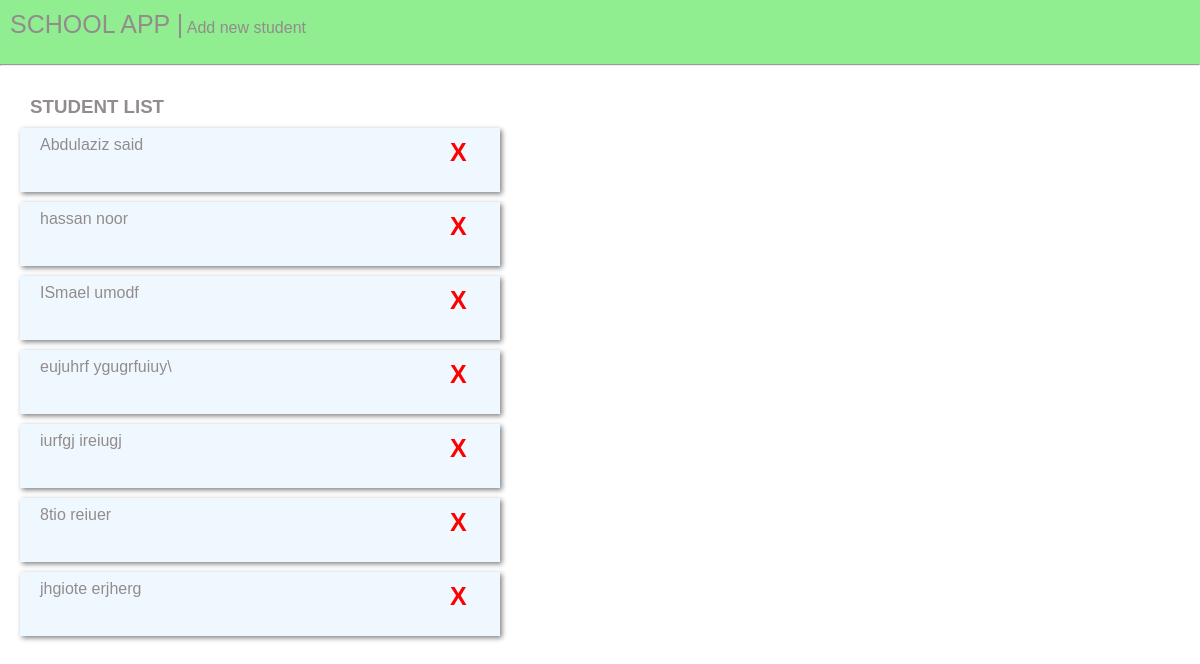
The page / on the database its author committed.
### studapp/models.py (models this page shows, shortened)
class Student(models.Model):
    fname=models.CharField(max_length=100)
    lname=models.CharField(max_length=100)
    form=models.CharField(max_length=10)
    dorm=models.CharField(max_length=100)
    parent_name=models.CharField(max_length=100)

### studapp/views.py (the view)
# urls.py: path('',views.StudList.as_view(),name='studlist'),
class StudList(ListView):
    model=Student
    template_name='studapp/stud_list.html'
    context_object_name='students'

### studapp/templates/studapp/stud_list.html (shortened to what this page needs)
{%  extends 'studapp/base.html' %}
{% block content %}
<div class="ListTitleDiv">
    <h3 class="ListTitle">STUDENT LIST</h3>
</div>
<div>
    {% for s in students %}
            <div class="container">
                <div class="c1">
                    <a href="studentdetail/{{ s.id }}" class="studList"> {{ s.fname }} {{ s.lname }}</a>
                </div>
                <div class="c2">
                    <form action="" method="POST">
                        <a href="{% url 'studapp:deletestudent' s.id %}" type="submit" class="x"><b>X</b></a>
                    </form>
                </div>
            </div>
{% endfor %}
</div>
{% endblock %}

### studapp/templates/studapp/base.html (shortened to what this page needs)
{% load static %}
<!DOCTYPE html>
<html lang="en">
<head>
    <link rel="stylesheet" href="{% static 'css/styles.css' %}">
</head>
<body>
    {% include 'studapp/navbar.html' %}
    <hr>
    {% block content %}
    {% endblock %}
</body>
</html>

### studapp/templates/studapp/navbar.html
<div class="navbar">
    <div class="brandDiv">
        <font class="nav-brand">SCHOOL APP |</font> <a href="{% url 'studapp:studadd' %}" class="lnk">Add new student</a>
    </div>
</div>

### studapp/static/css/styles.css (style rules this page uses)
* { margin: 0; padding: 0; font-family: sans-serif; }
.navbar { width: 100%; height: 8vh; background-color: lightgreen; }
.nav-brand { margin-left: 10px; color: rgb(146, 140, 140); font-size: 25px; }
.brandDiv { padding-top: 10px; }
.lnk { color: rgb(146, 140, 140); text-decoration: none; }
.studList { color: rgb(146, 140, 140); text-decoration: none; }
.ListTitleDiv { padding: 10px; }
.ListTitle { color:rgb(146, 140, 140) ; margin-left: 20px; margin-top: 20px; }
.container { width: 60vh; height: 8vh; margin-bottom: 10px; display: flex; margin-left: 20px; background-color: aliceblue; box-shadow: 2px 2px 5px gray; }
.c1 { padding-top: 8px; margin-left: 20px; width: 90%; height: 100%; }
.c2 { height: 100%; width: 10%; padding: 5px; padding-top: 10px; }
.x { text-decoration: none; color: red; font-size: 25px; }

### rows shown on the page
Student: fname "Abdulaziz", lname "said"
Student: fname "hassan", lname "noor"
Student: fname "ISmael", lname "umodf"
Student: fname "eujuhrf", lname "ygugrfuiuy\\"
Student: fname "iurfgj", lname "ireiugj"
Student: fname "8tio", lname "reiuer"
Student: fname "jhgiote", lname "erjherg"
